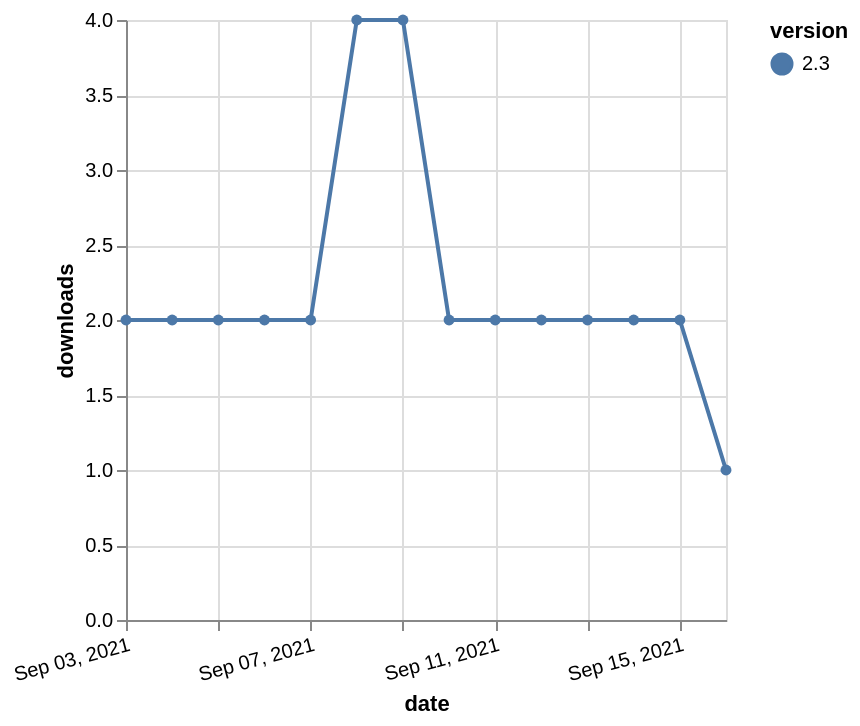

Source (Vega-Lite JSON):
### Vega-Lite specification from a JSON file in a GitHub repository (floating-point values rounded to 4 significant figures)
{"$schema": "https://vega.github.io/schema/vega-lite/v5.json", "description": "A simple bar chart with embedded data.", "data": {"values": [{"date": "2021-09-03", "total": 3145, "delta": 2, "version": "2.3"}, {"date": "2021-09-04", "total": 3147, "delta": 2, "version": "2.3"}, {"date": "2021-09-05", "total": 3149, "delta": 2, "version": "2.3"}, {"date": "2021-09-06", "total": 3151, "delta": 2, "version": "2.3"}, {"date": "2021-09-07", "total": 3153, "delta": 2, "version": "2.3"}, {"date": "2021-09-08", "total": 3157, "delta": 4, "version": "2.3"}, {"date": "2021-09-09", "total": 3161, "delta": 4, "version": "2.3"}, {"date": "2021-09-10", "total": 3163, "delta": 2, "version": "2.3"}, {"date": "2021-09-11", "total": 3165, "delta": 2, "version": "2.3"}, {"date": "2021-09-12", "total": 3167, "delta": 2, "version": "2.3"}, {"date": "2021-09-13", "total": 3169, "delta": 2, "version": "2.3"}, {"date": "2021-09-14", "total": 3171, "delta": 2, "version": "2.3"}, {"date": "2021-09-15", "total": 3173, "delta": 2, "version": "2.3"}, {"date": "2021-09-16", "total": 3174, "delta": 1, "version": "2.3"}]}, "width": "container", "mark": {"type": "line", "point": {"filled": true}}, "encoding": {"x": {"field": "date", "type": "temporal", "timeUnit": "yearmonthdate", "title": "date", "axis": {"labelAngle": -15}}, "y": {"field": "delta", "type": "quantitative", "title": "downloads"}, "color": {"field": "version", "type": "nominal"}, "tooltip": {"field": "delta"}}}
